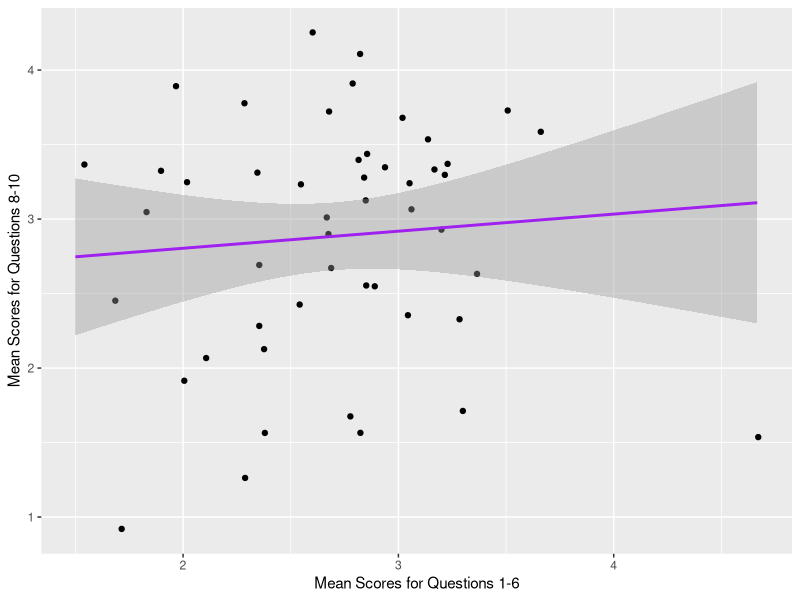

The R source for this figure:
## ---- chunk 1
#setwd(dirname(rstudioapi::getActiveDocumentContext()$path))
library(tidyverse)
## ---- chunk 2
week8_tbl <- read_csv ("../data/week3.csv") %>%
  mutate(timeStart = ymd_hms (timeStart)) %>%
  mutate(condition = factor(condition, 
                            levels = c("A", "B", "C"), 
                            labels = c("Block A", "Block B", "Control"))) %>%
  mutate(gender = factor(gender, 
                         levels = c("M", "F"), 
                         labels = c("Male", "Female"))) %>%
  mutate(q5 = 6 - q5)
## ---- chunk 3

#table showing q1-16
week8_tbl[, c(paste0("q", 1:6))]

#scatterplot
week8_tbl %>%
  ggplot(aes(x = rowMeans(select(., q1:q6)), y = rowMeans(select(., q8:q10)))) +
  geom_jitter() +
  geom_smooth(method = "lm", color = "purple") +
  xlab("Mean Scores for Questions 1-6") +
  ylab("Mean Scores for Questions 8-10")
## ---- chunk 4
correlation <- cor.test(rowMeans(week8_tbl[, c(paste0("q", 1:6))]),
                        rowMeans(week8_tbl[, c(paste0("q", 8:10))]))

correlation
## ---- chunk 5
week8_tbl %>%
  write_csv("week8_tbl_simple.csv") # I am not sure what the simplified/skinny version means. I have a vague memory of you saying it once but I cannot find it in my notes anywhere.
